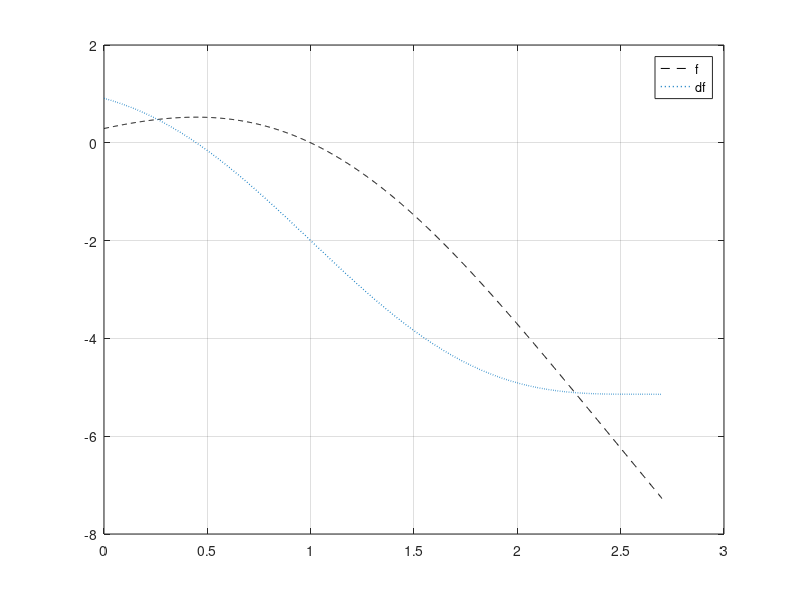

This figure's MATLAB source: (Note: this script raises an error after producing the figure.)
% Esercizio 1 Laboratorio 15

clear; close all; clc

% definizione f
f = @(x) cos(x-1).^2 - x.^2;

% derivata prima di f
df = @(x) 2*cos(x-1).*(-sin(x-1)) - 2*x;

% dominio
a = 0;
b = 2.7;

%% a) determinare le radici e la loro molteplicità

% plot delle funzioni f, df (metodo grafico)
xvect = linspace( a, b, 1e3 );
plot( xvect, f(xvect), 'k--', xvect, df(xvect), ':', 'LineWidth', 1 );
legend( 'f', 'df' );
grid on;

% commento:
%  f(1)  = 0 --> zero della funzione
% df(1) != 0 --> molteplicità 1

%% b-c) implementazione del metodo delle corde

% definizione tolleranza e max #iterazioni
tol = 1e-10;
kmax = 1e2;     % opportuno ==> che sia non-vincolante per ciclo

% definire diversi valori di x0 iniziale
xx = [ 0.3  0.6  1.2 ];

% ciclo: 
for ii = 1: length(xx)
    x0 = xx(ii);
    % richiamo metood delle corde implementato
    [ xvect_corde, niter_corde ] = corde( a, b, x0, kmax, tol, f );
    
    % plot in scala semilogaritmica degli ERRORI
    err = abs( xvect_corde-1 );   % abbiamo trovato in precedenza x=1 è uno zero
    figure();
    semilogy( 0: niter_corde, err );    % be careful about dimension
    grid on; hold on;
    title(['errore per x0 = ', num2str(x0)]);
    
    % d) metodo di bisezione
    f_str = 'cos(x-1).^2 - x.^2';
    [ xvect_bisez, ~, ~, it_bisez ] = qssbisez( a, b, kmax, tol, f_str);
    
    % d) metodo di secante
    x1= x0; x0 = b;
    [ xvect_secanti, ~, ~, it_secanti ] = qsssecanti( x0, x1, kmax, tol, f_str);
    
    % plot:
    semilogy( 1: it_bisez, abs( xvect_bisez-1 ) );
    semilogy( -1: it_secanti, abs( xvect_secanti-1 ) );
    legend('corde', 'bisezione', 'secanti');
    
    % e) qssstimap
    disp('il metodo delle corde');
    qssstimap(xvect_corde);
    
    disp('il metodo delle secanti');
    qssstimap(xvect_secanti);
    
    disp('il metodo della bisezione');
    qssstimap(xvect_bisez);
    
end
